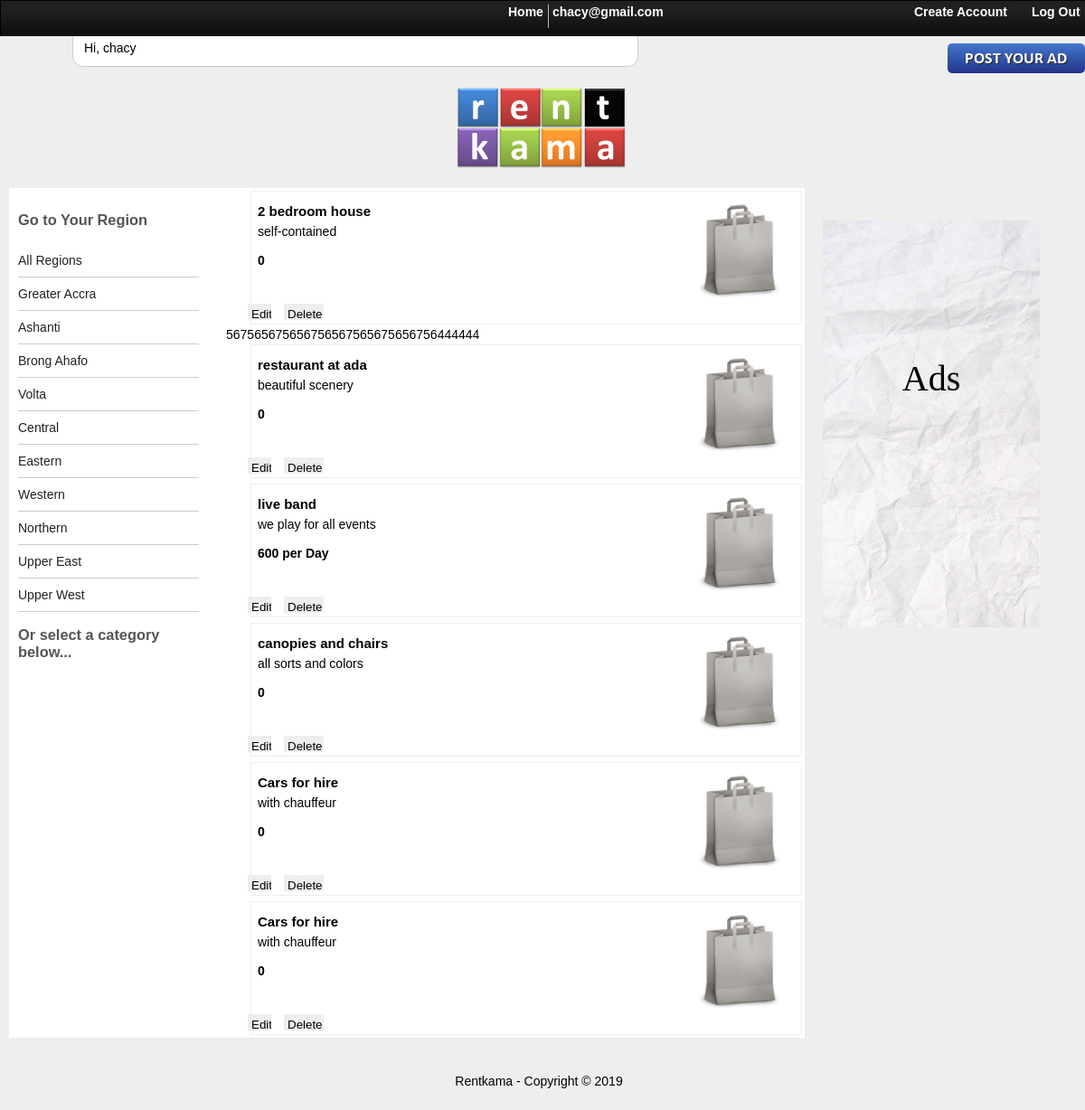
Page /manage_posts.php (signed in) on the committed database.
### tables this page shows
CREATE TABLE IF NOT EXISTS `users` (
  `user_id` int(11) NOT NULL AUTO_INCREMENT,
  `name` varchar(255) NOT NULL,
  `email` varchar(255) NOT NULL,
  `password` varchar(255) NOT NULL,
  `about_user` text,
  `date_created` int(11) NOT NULL,
  PRIMARY KEY (`user_id`)
);

CREATE TABLE IF NOT EXISTS `listings` (
  `listing_id` int(11) NOT NULL AUTO_INCREMENT,
  `category_id` int(11) NOT NULL,
  `user_id` int(11) NOT NULL,
  `listing` varchar(255) NOT NULL,
  `region` varchar(50) NOT NULL,
  `location` varchar(255) NOT NULL,
  `details` text,
  `price` int(11) NOT NULL,
  `rate` varchar(6) NOT NULL,
  `telephone` varchar(120) NOT NULL,
  `date_posted` int(11) NOT NULL,
  `images` text,
  `listing_ref` varchar(250) NOT NULL,
  `files` text,
  PRIMARY KEY (`listing_id`),
  KEY `category_id` (`category_id`),
  KEY `user_id` (`user_id`)
);

### includes/manage_db.php (called while the page is built, shortened)
<?php
	class manage_db extends db{
		function connect(){
			$db_info = new db();
			$connect = mysql_connect($db_info->db_host, $db_info->db_user, $db_info->db_pass) or die(mysql_error());
			return $connect;
		}
		function return_query($sql){
			$connect = $this->connect();
			$query = mysql_query($sql, $connect) or die(mysql_error());
			return $query;
		}
	}
?>

### manage_posts.php (the view, shortened to what this page needs)
<?php
	if(isset($_SESSION['user_email'])){
		$name = $_SESSION['user_email'];
		$manage_db = new manage_db();
		$query = $manage_db->return_query("SELECT * FROM users WHERE email='$name'");
		$user_id = mysql_result($query, 0, "user_id");
		$users_name = mysql_result($query, 0, "name");
		$log_out = "<div id='nav_options_div4'><a href='includes/logout.php'>Log Out</a></div>";
	}
	if(isset($_POST['num_nav'])){
	}else{
		$num_nav = "LIMIT 6";
	}
?>
<!DOCTYPE html PUBLIC "-//W3C//DTD XHTML 1.0 Transitional//EN"
    "http://www.w3.org/TR/xhtml1/DTD/xhtml1-transitional.dtd">
<html xmlns="http://www.w3.org/1999/xhtml" xml:lang="en" lang="en">
<head>
	<link type="text/css" rel="stylesheet" href="main.css" />
</head>
<body>
	<div id="panel">
		<div id="nav_options">
			<?php echo $log_out; ?>
			<div id="nav_options_div3"><a href="create_account.php">Create Account<a/></div>
			<div id="nav_options_div2"><?php echo $name; ?></div>
			<div id="nav_options_div1"><a href="index.php">Home</a></div>
			</div>
	</div>
	<div id="wrapper">
		<div id="users_name">
			Hi, <?php echo $users_name; ?>
		</div>
	<br /><br /><br />
			<form action="post_listing.php" method="POST">
				<input type="image" src="images/button.png" name="go_post" value="POST A LISTING" style="float:right" />
			</form>
		<div id="wrapper1"><br />
				<a href="index.php"><img src="images/logo.png" border="0" /></a>
		</div>
		<div id="wrapper2" style="width:890px">
		<div id="category_listings" style="width:880px">
			<div id="home_regions">
				<h3>Go to Your Region</h3>
				<div id="home_regions_a"><a onClick="go_to_categories('All Regions')">All Regions</a></div>
				<div id="home_regions_a"><a onClick="go_to_categories('Greater Accra')">Greater Accra</a></div>
				<div id="home_regions_a"><a onClick="go_to_categories('Ashanti')">Ashanti</a></div>
				<div id="home_regions_a"><a onClick="go_to_categories('Brong Ahafo')">Brong Ahafo</a></div>
				<div id="home_regions_a"><a onClick="go_to_categories('Volta')">Volta</a></div>
				<div id="home_regions_a"><a onClick="go_to_categories('Central')">Central</a></div>
				<div id="home_regions_a"><a onClick="go_to_categories('Eastern')">Eastern</a></div>
				<div id="home_regions_a"><a onClick="go_to_categories('Western')">Western</a></div>
				<div id="home_regions_a"><a onClick="go_to_categories('Northern')">Northern</a></div>
				<div id="home_regions_a"><a onClick="go_to_categories('Upper East')">Upper East</a></div>
				<div id="home_regions_a"><a onClick="go_to_categories('Upper West')">Upper West</a></div>
				<h3>Or select a category below...</h3>
			</div>
			<?php
				$manage_db = new manage_db();
				$query = $manage_db->return_query("SELECT * FROM listings WHERE user_id='$user_id' ORDER BY listing_id DESC $num_nav");
				echo "<div>";
				while($row = mysql_fetch_array($query)){
					 $listing_id = $row['listing_id'];
					 $listing_ref = $row['listing_ref'];
					echo "<div id='category_listing_container1' style='float:right'>
								<div id='category_listing1'>
								<div id='listing_title' style='padding-top: 5px'><form action='details.php' method='POST'><input type='hidden' value='".$row['listing_id']."' name='listing_id' /><input type='submit' value='".$row['listing']."' name='listing' /></form></div>
								<div id='listing_detail'>";
								$details = $row['details'];
								$price = $row['price'];
								$rate = $row['rate'];
								if($rate != "-- --"){
									$rate = " per ".$rate;
								}else{
									$rate = "";
								}
					echo $details."<br /><br /><b>".$price.$rate."</b></div></div>";
				    $query_image = $manage_db->return_query("SELECT * FROM images WHERE listing_ref='$listing_ref' ORDER BY image_id");
					 if(mysql_num_rows($query_image) > 0){
					 	$image = mysql_result($query_image, 0, "image");
					 	$image = "user_data/".$image;
					 }else{
					 	$image = "";
					 }
					echo "<div id='listing_img'>";
					if(strlen($image) > 0){
						echo "<div style='width: 120px; height: 120px; vertical-align: middle; float: right'><img src='".$image."' style='width: 120px;' /></div>";
					}else{
						echo "<img src='images/paperbag.png' style='width: 120px; height: 120px' />";
					}
					echo "</div>
					<div id='edit' style='width: 18px; float: left'>
					<form action='edit_listing.php' method='POST'>
						<input type='hidden' name='listing_id' value='".$listing_id."' />
						<input type='submit' name='edit_listing' id='edit_listing' title='edit this listing' value='Edit' />
					</form>
					</div>
					<div id='edit' style='width: 38px; margin-left: 20px; float: left'>
					<form action='delete_listing.php' method='POST'>
						<input type='hidden' name='listing_id' value='".$listing_id."' />
						<input type='submit' name='delete_listing' id='delete_listing' title='delete this listing' value='Delete' />
					</form>
					</div>
					</div>56756";
				}
				echo "444444</div>";
			?>
		</div>
		</div>
				<div id="ads1" style="margin-left: 20px; float: left;">
					Ads
				</div><br /><br />
				</div>
	<div id="copyright">
		<center>Rentkama - Copyright &#169; <?php echo date("Y"); ?><center>
	</div>
</body>
</html>

### main.css (style rules this page uses)
body { //background: url("images/bg.jpg"); background: #eee; margin-top: 0px; margin-left: 0px; margin-right; font-family: arial; font-size: 14px; }
a { text-decoration: none; }
input[type=submit] { cursor: pointer; }
#panel { background: #444 url("images/panel.gif") repeat-x; width: 100%; height: 34px; border: #000 1px solid; padding-top: 4px; top: 0px; position: fixed; }
#panel a { color: #fff; font-weight: bold; text-decoration: none; }
#nav_options { float: right; }
#nav_options_div1 { width: 44px; height: 26px; border-right: #bbb solid 1px; margin-right: 4px; float: right; }
#nav_options_div2 { width: 400px; float: right; }
#nav_options_div3 { width: 130px; float: right; }
#nav_options_div4 { width: 60px; float: right; }
#wrapper { width: 1200px; height: 100%; //border: #000 1px solid; margin: 0px auto; }
#wrapper1 { width: 100%; height: 100%; //border: #000 1px solid; margin: 0px auto; margin-top: 24px; margin-bottom: 12px; //float: left; text-align: center; }
#wrapper1 img { //margin-top: 24px; //float: left; text-align: center; }
#wrapper2 { width: 1000px; height: 100%; //border: #000 1px solid; float: left; }
#ads1 { background: url("images/ads1.jpg"); width: 240px; height: 450px; line-height: 350px; //border: #bbb 1px solid; float: left; margin-top: 40px; margin-left: 20px; text-align: center; font-size: 40px; font-family: Comic Sans MS; //display: inline-block; vertical-align: middle; }
#home_regions { width: 200px; padding: 10px; margin-right: 20px; float: left; color: #555; }
#home_regions a { color: #222; cursor: pointer; }
#home_regions_a { border-bottom: 1px solid #ccc; padding-top: 10px; padding-bottom: 10px; }
#category_listing_container1 { background: #fff; width: 600px; height: 100%; border: #eee 1px solid; float: left; padding: 4px; margin: 3px; }
#category_listings { background: #fff; width: 1020px; height: 100%; //border: #bbb 1px solid; //padding: 5px; float: left; margin-top: 4px; margin-left: 10px; }
#category_listing1 { background: #fff; width: 470px; //height: 100%; height: 112px; //border: #eee 1px solid; float: left; padding: 0px; margin: 3px; }
#listing_title { max-width: 420px; }
#listing_title input { background: none; border: none; font-size: 15px; font-weight: bold; padding-left: 0px; margin-bottom: 5px; }
#listing_img { max-height: 120px; overflow: hidden; }
#copyright { width: 100%; height: 40px; float: left; margin-left: auto; margin-right: auto; padding-top: 40px; }
#delete_listing { background: none; background-color: #eee; width: 44px; height: 18px; border: none; float: right; padding: 4px; }
#edit_listing { background: none; background-color: #eee; width: 26px; height: 18px; border: none; float: right; padding: 4px; }
#users_name { background-color: #fff; width: 600px; height: 100%; border: #ccc 1px solid; border-radius: 12px; //font-weight: bold; margin-top: 32px; margin-bottom: -40px; padding: 12px; margin-left: 80px; float: left; }

### rows in the picture
users: name "chacy"
listings: listing "2 bedroom house", details "self-contained", price "0"
listings: listing "restaurant at ada", details "beautiful scenery", price "0"
listings: listing "live band", details "we play for all events", price "600", rate "per Day"
listings: listing "canopies and chairs", details "all sorts and colors", price "0"
listings: listing "Cars for hire", details "with chauffeur", price "0"
listings: listing "Cars for hire", details "with chauffeur", price "0"

### other values in the picture
$name "chacy@gmail.com"
